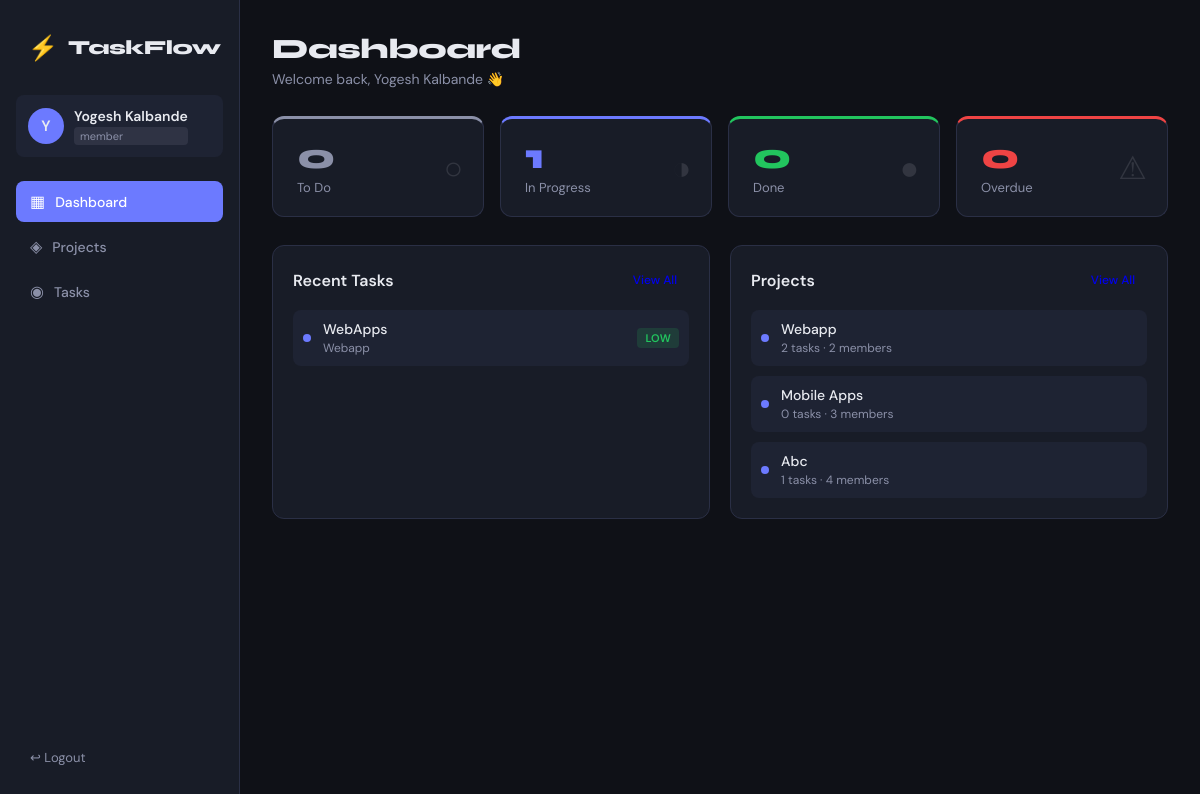
The page /dashboard (signed in) on the database its author committed.
### app.py (models this page shows, shortened)
class User(db.Model):
    id = db.Column(db.Integer, primary_key=True)
    name = db.Column(db.String(100), nullable=False)
    email = db.Column(db.String(150), unique=True, nullable=False)
    password = db.Column(db.String(200), nullable=False)
    role = db.Column(db.String(20), default='member')  # admin or member
    created_at = db.Column(db.DateTime, default=datetime.utcnow)
    tasks_assigned = db.relationship('Task', backref='assignee', lazy=True)

class Task(db.Model):
    id = db.Column(db.Integer, primary_key=True)
    title = db.Column(db.String(200), nullable=False)
    description = db.Column(db.Text)
    status = db.Column(db.String(30), default='todo')  # todo, in_progress, done
    priority = db.Column(db.String(20), default='medium')  # low, medium, high
    due_date = db.Column(db.Date)
    project_id = db.Column(db.Integer, db.ForeignKey('project.id'), nullable=False)
    assigned_to = db.Column(db.Integer, db.ForeignKey('user.id'))
    created_at = db.Column(db.DateTime, default=datetime.utcnow)
    @property
    def is_overdue(self):
        return self.due_date and self.due_date < date.today() and self.status != 'done'

class Project(db.Model):
    id = db.Column(db.Integer, primary_key=True)
    name = db.Column(db.String(200), nullable=False)
    description = db.Column(db.Text)
    created_by = db.Column(db.Integer, db.ForeignKey('user.id'))
    created_at = db.Column(db.DateTime, default=datetime.utcnow)
    members = db.relationship('User', secondary=project_members, backref='projects')
    tasks = db.relationship('Task', backref='project', lazy=True, cascade='all, delete-orphan')

### app.py (the view)
@app.route('/dashboard')
@login_required
def dashboard():
    if current_user.role == 'admin':
        all_tasks = Task.query.all()
        projects = Project.query.all()
    else:
        all_tasks = Task.query.filter_by(assigned_to=current_user.id).all()
        projects = current_user.projects
    todo = sum(1 for t in all_tasks if t.status == 'todo')
    in_progress = sum(1 for t in all_tasks if t.status == 'in_progress')
    done = sum(1 for t in all_tasks if t.status == 'done')
    overdue = sum(1 for t in all_tasks if t.is_overdue)
    recent_tasks = sorted(all_tasks, key=lambda t: t.created_at, reverse=True)[:5]
    return render_template('dashboard.html',
        todo=todo, in_progress=in_progress, done=done, overdue=overdue,
        recent_tasks=recent_tasks, projects=projects, total=len(all_tasks)
    )

### app.py (called while the page is built)
@login_manager.user_loader
def load_user(user_id):
    return User.query.get(int(user_id))

### templates/dashboard.html (shortened to what this page needs)
{% extends 'base.html' %}
{% block content %}
<div class="page-header">
    <div>
        <h1 class="page-title">Dashboard</h1>
        <p class="page-sub">Welcome back, {{ current_user.name }} 👋</p>
    </div>
</div>
<div class="stats-grid">
    <div class="stat-card stat-todo">
        <div class="stat-num">{{ todo }}</div>
        <div class="stat-label">To Do</div>
        <div class="stat-icon">○</div>
    </div>
    <div class="stat-card stat-progress">
        <div class="stat-num">{{ in_progress }}</div>
        <div class="stat-label">In Progress</div>
        <div class="stat-icon">◑</div>
    </div>
    <div class="stat-card stat-done">
        <div class="stat-num">{{ done }}</div>
        <div class="stat-label">Done</div>
        <div class="stat-icon">●</div>
    </div>
    <div class="stat-card stat-overdue">
        <div class="stat-num">{{ overdue }}</div>
        <div class="stat-label">Overdue</div>
        <div class="stat-icon">⚠</div>
    </div>
</div>
<div class="dashboard-grid">
    <div class="card">
        <div class="card-header">
            <h2>Recent Tasks</h2>
            <a href="{{ url_for('tasks') }}" class="btn btn-sm">View All</a>
        </div>
        {% if recent_tasks %}
        <div class="task-list">
            {% for task in recent_tasks %}
            <div class="task-row">
                <div class="task-status-dot status-{{ task.status }}"></div>
                <div class="task-info">
                    <div class="task-title-text">{{ task.title }}</div>
                    <div class="task-meta">
                        {{ task.project.name }}
                    </div>
                </div>
                <span class="priority-tag priority-{{ task.priority }}">{{ task.priority }}</span>
            </div>
            {% endfor %}
        </div>
        {% else %}
        <div class="empty-state">No tasks yet. <a href="{{ url_for('tasks') }}">Create one →</a></div>
        {% endif %}
    </div>
    <div class="card">
        <div class="card-header">
            <h2>Projects</h2>
            <a href="{{ url_for('projects') }}" class="btn btn-sm">View All</a>
        </div>
        {% if projects %}
        <div class="project-list">
            {% for p in projects %}
            <div class="project-row">
                <div class="project-dot"></div>
                <div class="project-info">
                    <div class="project-name">{{ p.name }}</div>
                    <div class="project-stats">{{ p.tasks|length }} tasks · {{ p.members|length }} members</div>
                </div>
            </div>
            {% endfor %}
        </div>
        {% else %}
        <div class="empty-state">No projects yet. <a href="{{ url_for('projects') }}">Create one →</a></div>
        {% endif %}
    </div>
</div>
{% endblock %}

### templates/base.html (shortened to what this page needs)
<!DOCTYPE html>
<html lang="en">
<head>
    <link rel="stylesheet" href="{{ url_for('static', filename='style.css') }}">
</head>
<body>
    {% if current_user.is_authenticated %}
    <nav class="sidebar">
        <div class="sidebar-logo">
            <span class="logo-icon">⚡</span>
            <span class="logo-text">TaskFlow</span>
        </div>
        <div class="sidebar-user">
            <div class="user-avatar">{{ current_user.name[0].upper() }}</div>
            <div class="user-info">
                <div class="user-name">{{ current_user.name }}</div>
                <div class="user-role badge-{{ current_user.role }}">{{ current_user.role }}</div>
            </div>
        </div>
        <ul class="nav-links">
            <li><a href="{{ url_for('dashboard') }}" class="{% if request.endpoint == 'dashboard' %}active{% endif %}">
                <span class="nav-icon">▦</span> Dashboard
            </a></li>
            <li><a href="{{ url_for('projects') }}" class="{% if request.endpoint == 'projects' %}active{% endif %}">
                <span class="nav-icon">◈</span> Projects
            </a></li>
            <li><a href="{{ url_for('tasks') }}" class="{% if request.endpoint == 'tasks' %}active{% endif %}">
                <span class="nav-icon">◉</span> Tasks
            </a></li>
        </ul>
        <a href="{{ url_for('logout') }}" class="logout-btn">↩ Logout</a>
    </nav>
    <main class="main-content">
    {% endif %}
    {% block content %}{% endblock %}
    {% if current_user.is_authenticated %}
    </main>
    {% endif %}
</body>
</html>

### rows shown on the page
User: name "Y", name "Yogesh Kalbande", role "member"
Task: title "WebApps", project.name "Webapp", priority "LOW"
Project: name "Webapp", tasks|length "2", members|length "2"
Project: name "Mobile Apps", tasks|length "0", members|length "3"
Project: name "Abc", tasks|length "1", members|length "4"

### other values the page prints
{{ todo }} "0"
{{ in_progress }} "1"
{{ done }} "0"
{{ overdue }} "0"
